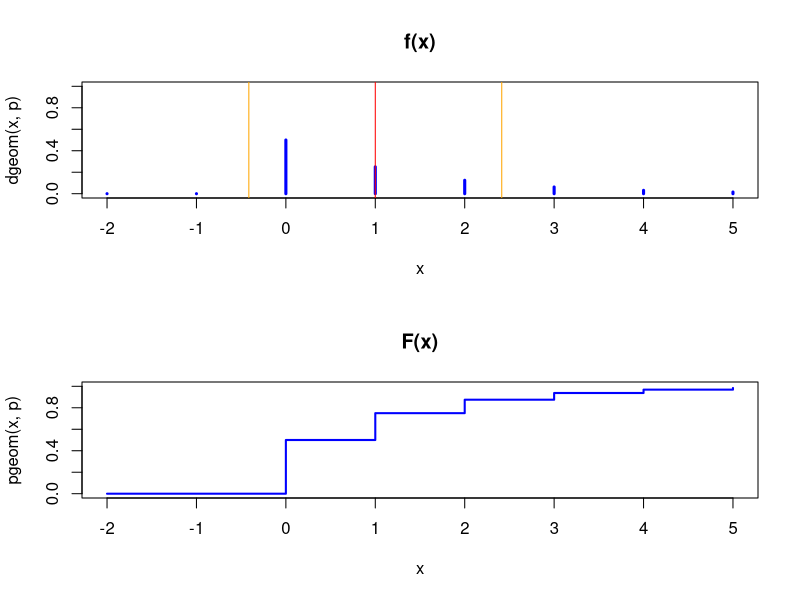
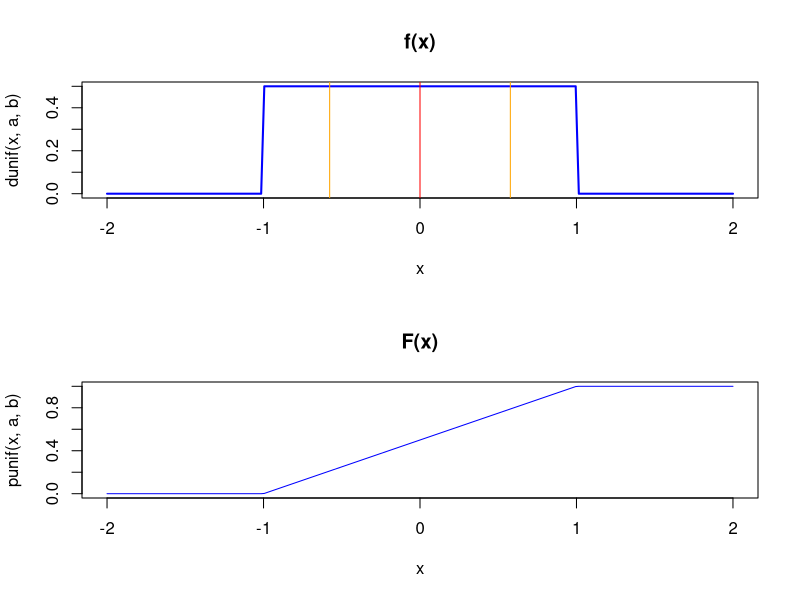
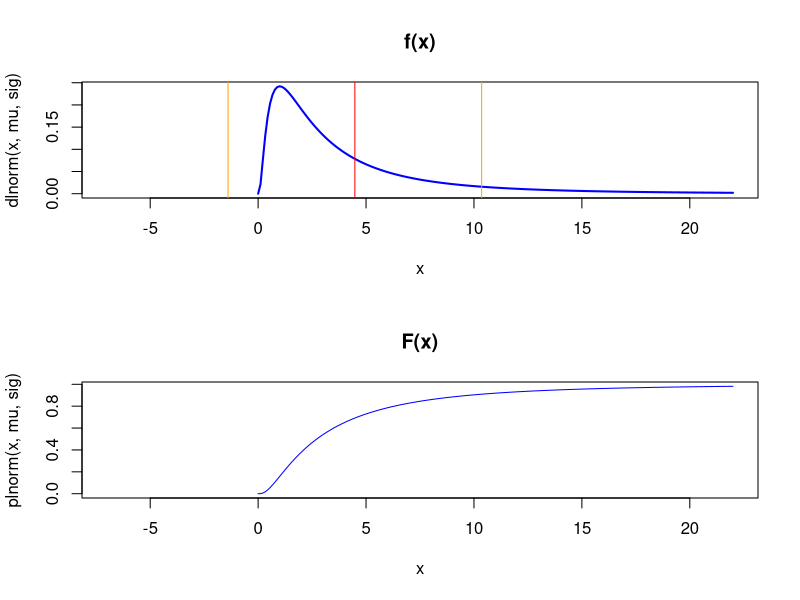

These figures' R source, in order:
## Aufgabe 1/1
#########################################

## Geometrische Verteilung (diskret)
####################################################
## unter Verwendung der Verteilung in R
## (in R: Erfolg wird nicht mitgezählt,
## in Formelsammlung: Erfolg wird mitgezählt)

p <- 0.5  ## Parameter (Erfolgswk.)
EX <- (1-p)/p; SigmaX <- sqrt((1-p)/p^2)

Min <- round(EX-2*SigmaX)
Max <- round(EX+3*SigmaX)
xlim <- c(Min,Max)
x <- seq(Min,Max,by=1)   ## x-Werte
par(mfrow=c(2,1))
plot(x, dgeom(x,p), type="h", lwd=3, col="blue", xlim=xlim, ylim=c(0,1), main="f(x)")
abline(v=EX,col="red")
abline(v=EX+SigmaX,col="orange")
abline(v=EX-SigmaX,col="orange")
plot(x, pgeom(x,p), type="s", lwd=2, col="blue", xlim=xlim, ylim=c(0,1), main="F(x)")
par(mfrow=c(1,1))

## Gleichverteilung (stetig)
####################################################

a <- -1  ## Parameter (untere Grenze)
b <-  1  ## Parameter (obere Grenze)
EX <- (a+b)/2; SigmaX <- sqrt((b-a)^2 /12)

Min <- round(EX-3*SigmaX)
Max <- round(EX+3*SigmaX)
x <- seq(Min,Max,length=200)   ## x-Werte
par(mfrow=c(2,1))
plot(x, dunif(x,a,b), type="l", lwd=2, col="blue",main="f(x)")
abline(v=EX,col="red")
abline(v=EX+SigmaX,col="orange")
abline(v=EX-SigmaX,col="orange")
plot(x, punif(x,a,b), type="l", col="blue",main="F(x)")
par(mfrow=c(1,1))

## Lognormalverteilung (stetig)
####################################################
## es ist log(X) ~ N(mu, sig^2)

mu <- 1     ## Parameter
sig <- 1   ## Parameter
EX <- exp(mu+0.5*sig^2); SigmaX <- sqrt( exp(2*mu+sig^2)*(exp(sig^2)-1) )

Min <- round(EX-2*SigmaX)
Max <- round(EX+3*SigmaX)
xlim <- c(Min,Max)
x <- seq(0,Max,length=200)   ## x-Werte
par(mfrow=c(2,1))
plot(x, dlnorm(x,mu,sig), type="l", lwd=2, col="blue", xlim=xlim, main="f(x)")
abline(v=EX,col="red")
abline(v=EX+SigmaX,col="orange")
abline(v=EX-SigmaX,col="orange")
plot(x, plnorm(x,mu,sig), type="l", col="blue", xlim=xlim, main="F(x)")
par(mfrow=c(1,1))
